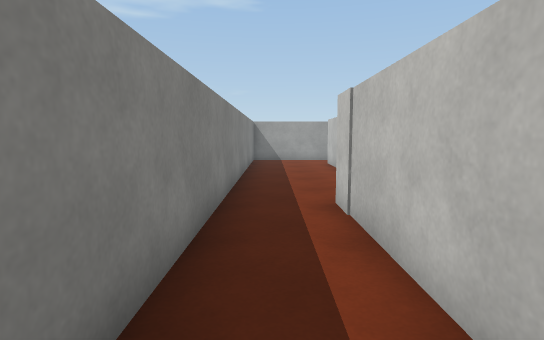
view 1 (above)

19 first-person views from a walk through a 3-D level made in the Unity game engine. The camera is 1.3 m above the floor, tilts 6° down and sees 80° across. The floor is counted in squares, 1 m on a side. Each view is taken from the middle of a square. On the plan, view 1 faces up. The plan holds only what a view shows up to about 14 squares ahead; the rest is blank. The place goes on beyond the plan. The player is left out. Door leaves are left out, so doorways stand open. Surface patterns are stand-ins for the level's own textures.

view 2
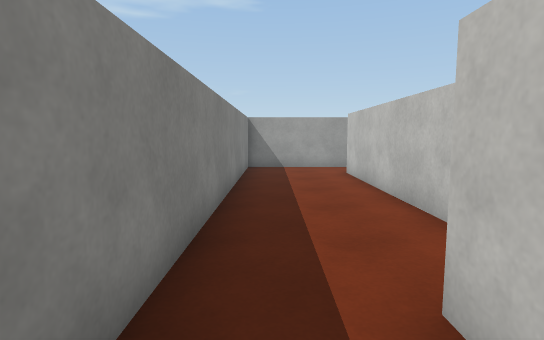

view 3
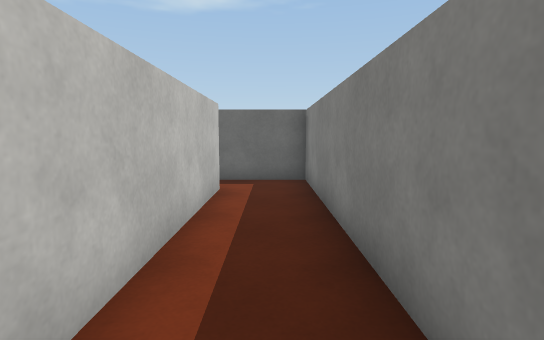

view 4
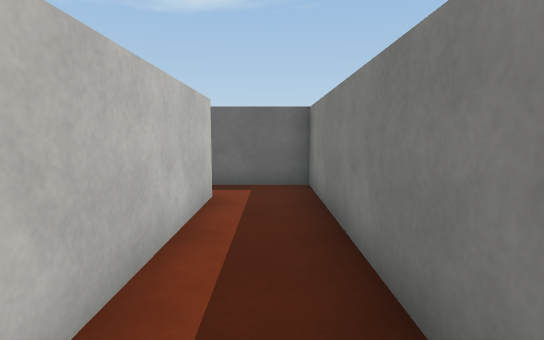

view 5
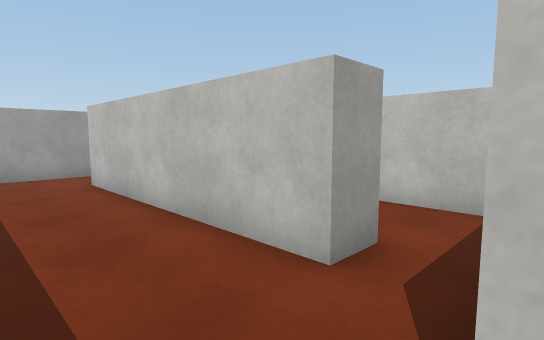

view 6
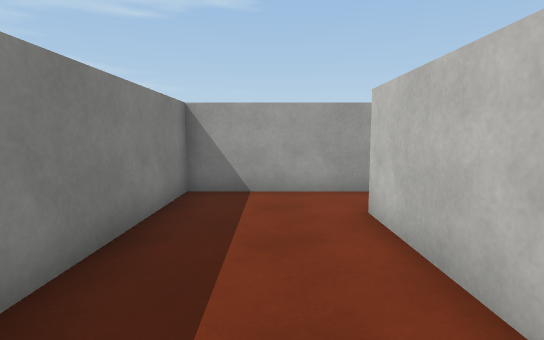

view 7
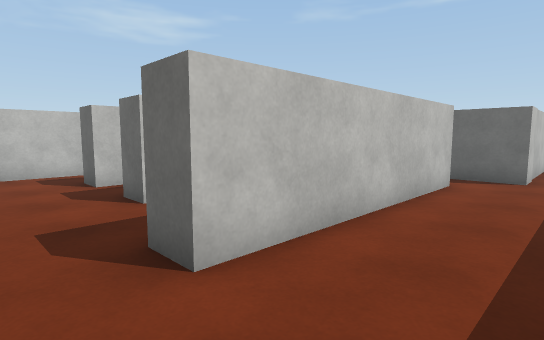

view 8
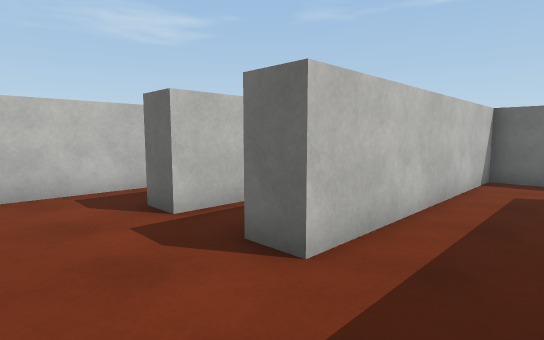

view 9
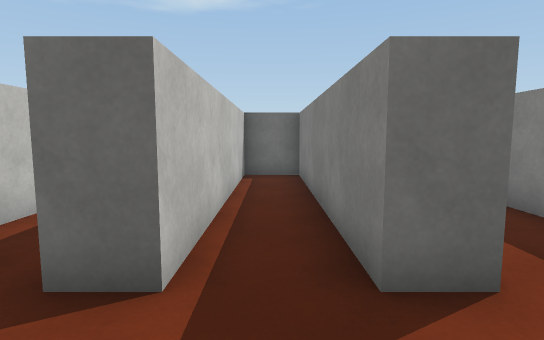

view 10
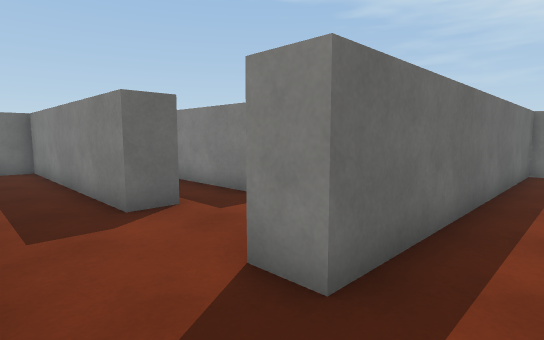

view 11
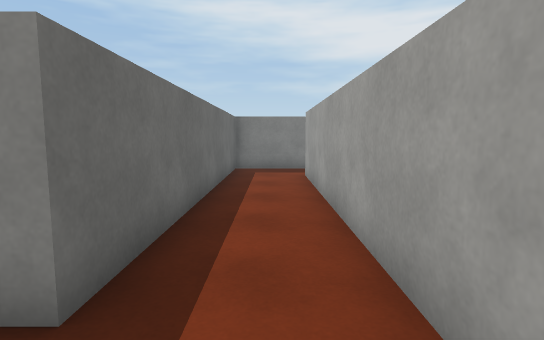

view 12
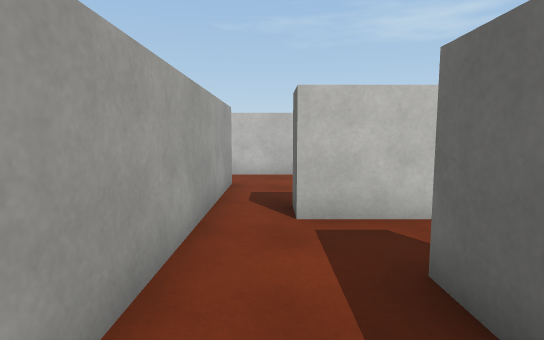

view 13
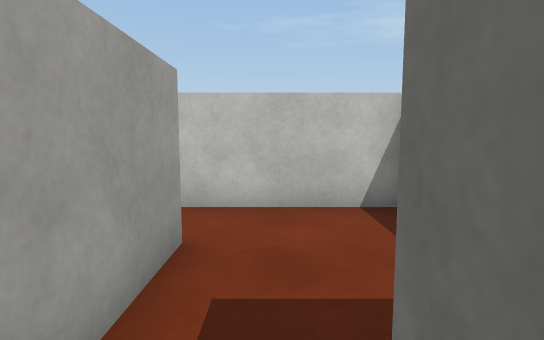

view 14
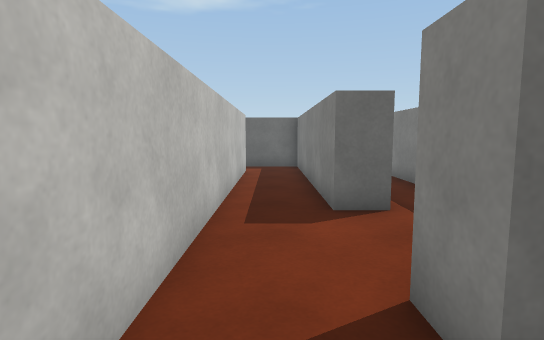

view 15
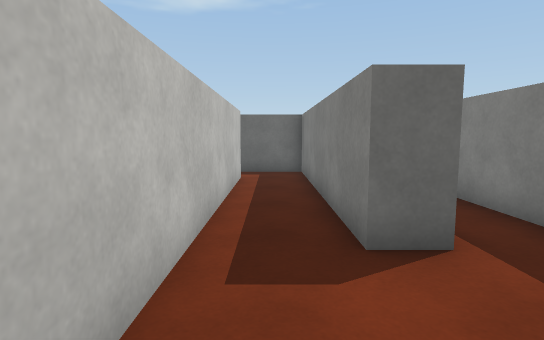

view 16
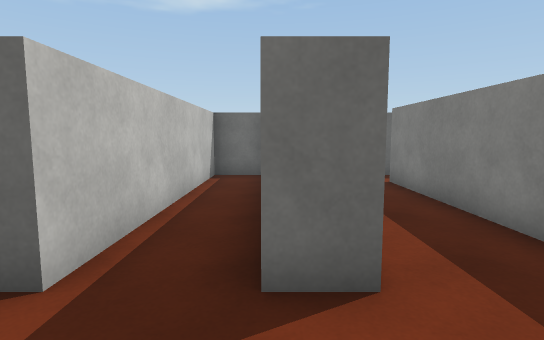

view 17
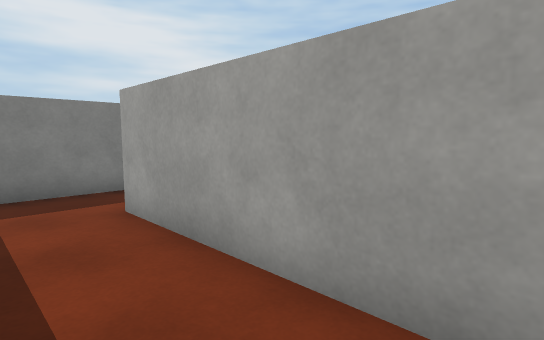

view 18
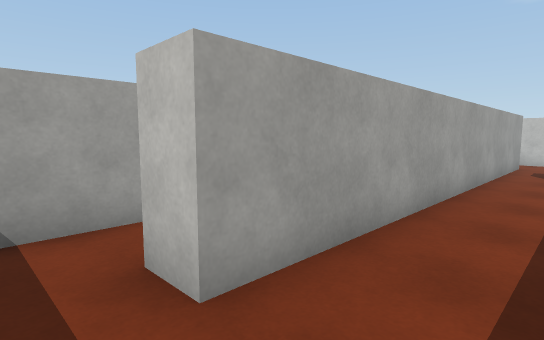

view 19
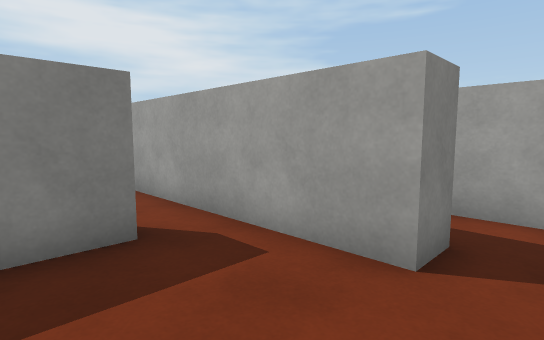

### Floor plan
Points are (right, up) in squares from view 1. A wall is a line through its corners. A room is listed if a view was taken in it or the views show most of it. See-through windows are left out.
Room 1 (views 1, 2, 3, 4, 5, 6, 7)
walls: (2.6, 7.8) (2.6, 15.4); (2.4, 17.5) (-1, 17.5) (-1, -4.6) (1.6, -4.6); (1.3, -3) (1.3, 6.2) (3.2, 6.2)
ways out: opening at (3, 7) to room 2; opening at (3, 16.5) to room 2
Room 2 (views 8, 9, 16)
walls: (3.6, 13.1) (3.6, 7.8) (2.6, 7.8); (2.6, 15.4) (3.8, 15.4); (3.4, 17.5) (2.4, 17.5); (12, 7.9) (12, 17.6); (4.9, 6.2) (6.1, 6.2) (6.1, 14.4) (7.1, 14.4) (7.1, 6.2) (8.9, 6.2) (8.9, 14.4) (9.9, 14.4) (9.9, 6.2) (12.1, 6.2)
ways out: opening at (3, 7) to room 1; opening at (3, 16.5) to room 1; opening at (10.5, 18) to room 4; opening at (12.5, 7)
Room 3 (views 10, 11, 13, 19)
walls: (15.9, 22.1) (15.9, 21.1) (11.4, 21.1); (12, 19.6) (13, 19.6) (13, 18.3); (17.9, 17.6) (17.9, 21.8)
ways out: opening at (12.5, 20) to room 4; opening at (16.5, 21.5)
Room 4 (views 12, 14, 15, 17, 18)
walls: (-1, 22) (-1, 18.5) (9.9, 18.5) (9.9, 17.5); (11.4, 21.1) (1.3, 21.1) (1.3, 22.1); (12, 17.6) (12, 19.6)
ways out: opening at (10.5, 18) to room 2; opening at (12.5, 20) to room 3; opening at (0.5, 21.5)

Where each view was taken, in squares from view 1:
view 1: 0 up, 0 right, facing up
view 2: 4 up, 0 right, facing up
view 3: 5 up, 0 right, facing down
view 4: 4 up, 0 right, facing down
view 5: 6 up, 0 right, facing up-right
view 6: 10 up, 1 right, facing up
view 7: 17 up, 0 right, facing down-right
view 8: 17 up, 4 right, facing down-right
view 9: 17 up, 8 right, facing down
view 10: 20 up, 12 right, facing down-left
view 11: 20 up, 12 right, facing left
view 12: 20 up, 7 right, facing right
view 13: 20 up, 12 right, facing right
view 14: 20 up, 11 right, facing down
view 15: 18 up, 11 right, facing down
view 16: 17 up, 7 right, facing down
view 17: 19 up, 7 right, facing up-left
view 18: 19 up, 0 right, facing up-right
view 19: 18 up, 17 right, facing up-left
